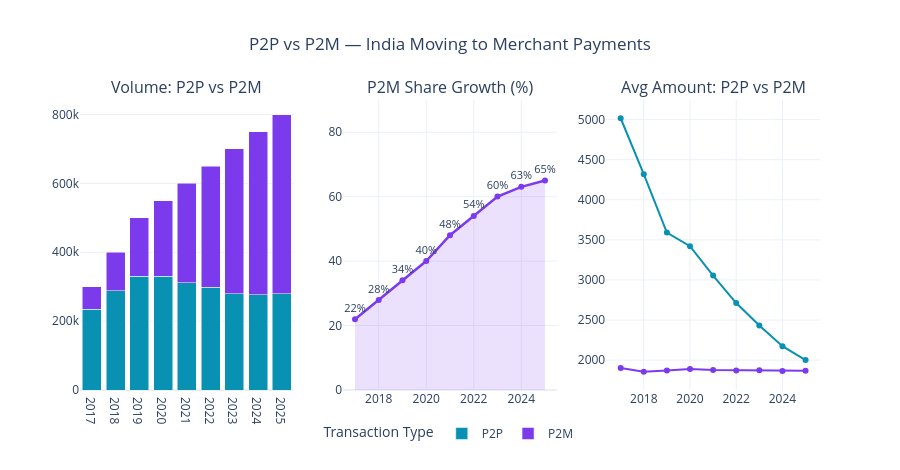

Notebook source saved alongside this figure:
### Markdown cell above
## Phase 8 — P2P vs P2M Shift Analysis

### Code cell
# 8.1 P2P vs P2M by year
p2_yearly = df.groupby(["year", "txn_type"], observed=True).agg(
    count = ("txn_id",    "count"),
    value = ("amount_rs", "sum"),
).reset_index()

p2_count_pivot = p2_yearly.pivot(index="year", columns="txn_type", values="count").fillna(0)

yearly_totals = p2_count_pivot.sum(axis=1)
p2_pct_pivot  = p2_count_pivot.div(yearly_totals, axis=0) * 100

print("P2P vs P2M count by year:")
print(p2_count_pivot.to_string())
print()
print("P2M share (%) by year:")
print(p2_pct_pivot["P2M"].round(1).to_string())

fig = make_subplots(
    rows=1, cols=3,
    subplot_titles=["Volume: P2P vs P2M", "P2M Share Growth (%)", "Avg Amount: P2P vs P2M"],
)

if "P2P" in p2_count_pivot.columns:
    fig.add_trace(
        go.Bar(x=p2_count_pivot.index.astype(str), y=p2_count_pivot["P2P"],
               name="P2P", marker_color=COLORS["p2p"],
               legendgroup="P2P", showlegend=True),
        row=1, col=1,
    )

if "P2M" in p2_count_pivot.columns:
    fig.add_trace(
        go.Bar(x=p2_count_pivot.index.astype(str), y=p2_count_pivot["P2M"],
               name="P2M", marker_color=COLORS["p2m"],
               legendgroup="P2M", showlegend=True),
        row=1, col=1,
    )

pct_labels = [f"{val:.0f}%" for val in p2_pct_pivot["P2M"]]

if "P2M" in p2_pct_pivot.columns:
    fig.add_trace(
        go.Scatter(x=p2_pct_pivot.index, y=p2_pct_pivot["P2M"],
                   fill="tozeroy", fillcolor="rgba(124,58,237,0.15)",  # light violet
                   line=dict(color=COLORS["p2m"], width=2.5),
                   mode="lines+markers+text", text=pct_labels,
                   textposition="top center", textfont=dict(size=11),
                   name="P2M %", legendgroup="P2M", showlegend=False),
        row=1, col=2,
    )

fig.update_yaxes(range=[0, 90],          row=1, col=2)
fig.update_xaxes(range=[2016.5, 2025.5], row=1, col=2)

success_df = df[df["status"] == "Success"]
p2_amt     = (
    success_df
    .groupby(["year", "txn_type"], observed=True)["amount_rs"]
    .mean()
    .reset_index()
)

p2p_data = p2_amt[p2_amt["txn_type"] == "P2P"]
p2m_data = p2_amt[p2_amt["txn_type"] == "P2M"]

fig.add_trace(
    go.Scatter(x=p2p_data["year"], y=p2p_data["amount_rs"],
               name="P2P", mode="lines+markers",
               line=dict(color=COLORS["p2p"], width=2),
               legendgroup="P2P", showlegend=False),
    row=1, col=3,
)
fig.add_trace(
    go.Scatter(x=p2m_data["year"], y=p2m_data["amount_rs"],
               name="P2M", mode="lines+markers",
               line=dict(color=COLORS["p2m"], width=2),
               legendgroup="P2M", showlegend=False),
    row=1, col=3,
)

fig.update_layout(
    barmode  = "stack",
    template = PLOTLY_TEMPLATE,
    height   = 470,
    title    = dict(text="P2P vs P2M — India Moving to Merchant Payments", x=0.5, xanchor="center"),
    legend   = dict(title="Transaction Type", orientation="h",
                    yanchor="bottom", y=-0.2, xanchor="center", x=0.5),
)

fig.show()

### Figure 1 — Plotly figure (JSON) as saved in the notebook; plotly's stock layout.template omitted (floating-point values rounded to 4 significant figures)
{"data": [{"legendgroup": "P2P", "marker": {"color": "#0891B2"}, "name": "P2P", "showlegend": true, "type": "bar", "x": ["2017", "2018", "2019", "2020", "2021", "2022", "2023", "2024", "2025"], "xaxis": "x", "y": [234211, 288428, 329793, 329843, 311823, 298915, 279737, 277108, 279938], "yaxis": "y"}, {"legendgroup": "P2M", "marker": {"color": "#7C3AED"}, "name": "P2M", "showlegend": true, "type": "bar", "x": ["2017", "2018", "2019", "2020", "2021", "2022", "2023", "2024", "2025"], "xaxis": "x", "y": [65789, 111572, 170207, 220157, 288177, 351085, 420263, 472892, 520062], "yaxis": "y"}, {"fill": "tozeroy", "fillcolor": "rgba(124,58,237,0.15)", "legendgroup": "P2M", "line": {"color": "#7C3AED", "width": 2.5}, "mode": "lines+markers+text", "name": "P2M %", "showlegend": false, "text": ["22%", "28%", "34%", "40%", "48%", "54%", "60%", "63%", "65%"], "textfont": {"size": 11}, "textposition": "top center", "type": "scatter", "x": [2017, 2018, 2019, 2020, 2021, 2022, 2023, 2024, 2025], "xaxis": "x2", "y": [21.93, 27.89, 34.04, 40.03, 48.03, 54.01, 60.04, 63.05, 65.01], "yaxis": "y2"}, {"legendgroup": "P2P", "line": {"color": "#0891B2", "width": 2}, "mode": "lines+markers", "name": "P2P", "showlegend": false, "type": "scatter", "x": [2017, 2018, 2019, 2020, 2021, 2022, 2023, 2024, 2025], "xaxis": "x3", "y": [5017.0, 4320.0, 3591.0, 3422.0, 3054.0, 2712.0, 2432.0, 2174.0, 2001.0], "yaxis": "y3"}, {"legendgroup": "P2M", "line": {"color": "#7C3AED", "width": 2}, "mode": "lines+markers", "name": "P2M", "showlegend": false, "type": "scatter", "x": [2017, 2018, 2019, 2020, 2021, 2022, 2023, 2024, 2025], "xaxis": "x3", "y": [1902.0, 1855.0, 1872.0, 1888.0, 1876.0, 1872.0, 1876.0, 1865.0, 1869.0], "yaxis": "y3"}], "layout": {"annotations": [{"font": {"size": 16}, "showarrow": false, "text": "Volume: P2P vs P2M", "x": 0.1444, "xanchor": "center", "xref": "paper", "y": 1, "yanchor": "bottom", "yref": "paper"}, {"font": {"size": 16}, "showarrow": false, "text": "P2M Share Growth (%)", "x": 0.5, "xanchor": "center", "xref": "paper", "y": 1, "yanchor": "bottom", "yref": "paper"}, {"font": {"size": 16}, "showarrow": false, "text": "Avg Amount: P2P vs P2M", "x": 0.8556, "xanchor": "center", "xref": "paper", "y": 1, "yanchor": "bottom", "yref": "paper"}], "barmode": "stack", "height": 470, "legend": {"orientation": "h", "title": {"text": "Transaction Type"}, "x": 0.5, "xanchor": "center", "y": -0.2, "yanchor": "bottom"}, "title": {"text": "P2P vs P2M — India Moving to Merchant Payments", "x": 0.5, "xanchor": "center"}, "xaxis": {"anchor": "y", "domain": [0, 0.2889]}, "xaxis2": {"anchor": "y2", "domain": [0.3556, 0.6444], "range": [2016.0, 2026.0]}, "xaxis3": {"anchor": "y3", "domain": [0.7111, 1]}, "yaxis": {"anchor": "x", "domain": [0, 1]}, "yaxis2": {"anchor": "x2", "domain": [0, 1], "range": [0, 90]}, "yaxis3": {"anchor": "x3", "domain": [0, 1]}}}
